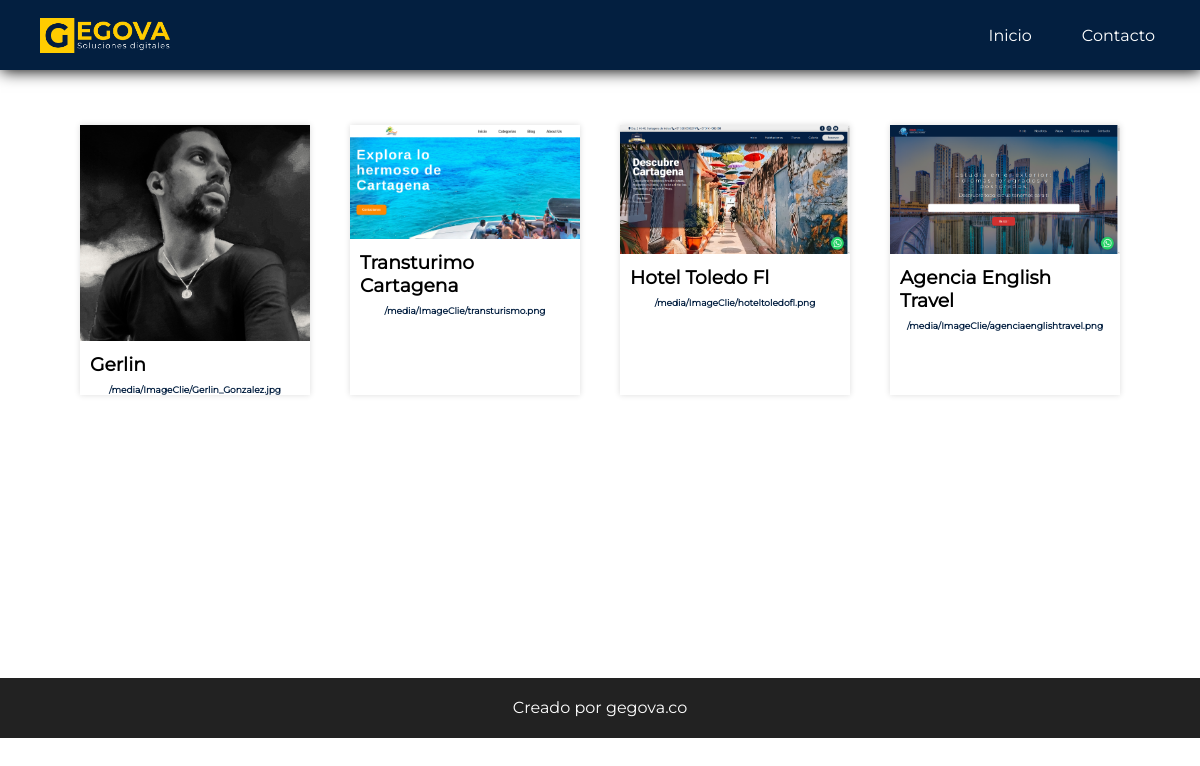
/client/, run on the app's committed database.
### core/models.py (models this page shows)
class ImageClie(models.Model):
    name = models.CharField(max_length=200, verbose_name="Nombre")
    image = models.ImageField(default="null", upload_to="ImageClie", verbose_name="Imagen" )
    category = models.ForeignKey(Client, on_delete=models.CASCADE, verbose_name="Categoria")
    create_ad = models.DateTimeField(auto_now_add=True, verbose_name="Creado el")
    update_ad = models.DateTimeField(auto_now=True, verbose_name="Actualizado el")
    def __str__(self):
        return f'{self.name}'

### core/views.py (the view)
# urls.py: path('client/', views.gall_client, name="client")
def gall_client(request):
    img_client = ImageClie.objects.all()
    print(img_client)
    return render(request, "client.html",{
        "galleries": img_client
    })

### core/templates/client.html (shortened to what this page needs)
{% extends 'layout/index.html' %} {% load static %}  {% block content %}
<div class="box-pag">
  {% for gallery in galleries %}
  <div class="box-client">
    <img src="{{gallery.image.url}}" alt="{{gallery.name}}" />
    <div class="detail-pag">
      <h3>{{gallery.name}}</h3>
      <h4>{{gallery.image.url}}</h4>
    </div>
  </div>
  {% endfor %}
</div>
{% endblock %}

### core/templates/layout/index.html (shortened to what this page needs)
{% load static %}
<!DOCTYPE html>
<html lang="es">
  <head>
    <link rel="stylesheet" href="{% static 'css/style.css' %}" />
    <link rel="stylesheet" href="{% static 'css/reponsive.css' %}" />
    <link rel="stylesheet" href="{% static 'css/fonts.css' %}" />
    <link rel="stylesheet" href="{% static 'css/nav/style.css' %}" />
    <link rel="stylesheet" href="{% static 'css/nav/responsive.css' %}" />
    <link
      rel="stylesheet"
      href="{% static 'fontawesome/css/fontawesome.css'%}"
    />
    <link rel="stylesheet" href="{% static 'fontawesome/css/brands.css'%}" />
    <link rel="stylesheet" href="{% static 'fontawesome/css/solid.css'%}" />
  </head>
  <body>
    <header id="header">
      <div class="logo">
        <img src="{% static 'images/logo.png' %}" alt="Logo" />
      </div>
      <nav id="nav" class="main-nav">
        <div class="nav-links">
          <a class="link-item" href="#">Inicio</a>
          <a class="link-item" href="#">Contacto</a>
        </div>
      </nav>
    </header>
    <div class="content">{% block content %} {% endblock %}</div>
    <footer class="footer">
      <p class="autor">Creado por gegova.co</p>
    </footer>
  </body>
</html>

### core/static/css/style.css (style rules this page uses)
* { margin: 0px; padding: 0px; }
body { font-family: "Montserrat"; }
#header { width: 100%; background-color: #031F40; height: 70px; box-shadow: 1px 1px 15px black; color: white; display: flex; justify-content: space-between; align-items: center; }
.logo { width: 130px; margin-left: 40px; margin-bottom: -5px; }
.logo img { width: 100%; }
.content { height: 66vh; width: 90%; margin: 20px auto; padding: 20px 30px; }
.footer { width: 100%; height: 50px; background-color: #222; color: white; padding-top: 10px; }
.footer .autor { text-align: center; margin-top: 10px; }
.box-pag { width: 100%; display: flex; flex-flow: row wrap; justify-content: space-between; }
.box-client { flex-grow: 1; width: 20%; margin: 15px 20px; box-shadow: 0px 0px 6px 0px #ddd; }
.box-client img { width: 100%; }
.box-client h3 { padding: 8px 10px; }
.box-client .detail-pag h4 { display: block; font-size: 9px; color: #031F40; text-align: center; }

### core/static/css/nav/style.css (style rules this page uses)
* { margin: 0px; padding: 0px; }
body { font-family: "Montserrat"; }
.main-nav { margin-right: 20px; }
.nav-links { display: flex; align-items: center; justify-content: flex-start; }
.link-item { color: #fff; text-decoration: none; position: relative; margin-left: 25px; margin-right: 25px; transition: all 200ms; }

### data on the page
ImageClie: image (picture), name "Gerlin", image "/media/ImageClie/Gerlin_Gonzalez.jpg"
ImageClie: image (picture), name "Transturimo Cartagena", image "/media/ImageClie/transturismo.png"
ImageClie: image (picture), name "Hotel Toledo Fl", image "/media/ImageClie/hoteltoledofl.png"
ImageClie: image (picture), name "Agencia English Travel", image "/media/ImageClie/agenciaenglishtravel.png"
